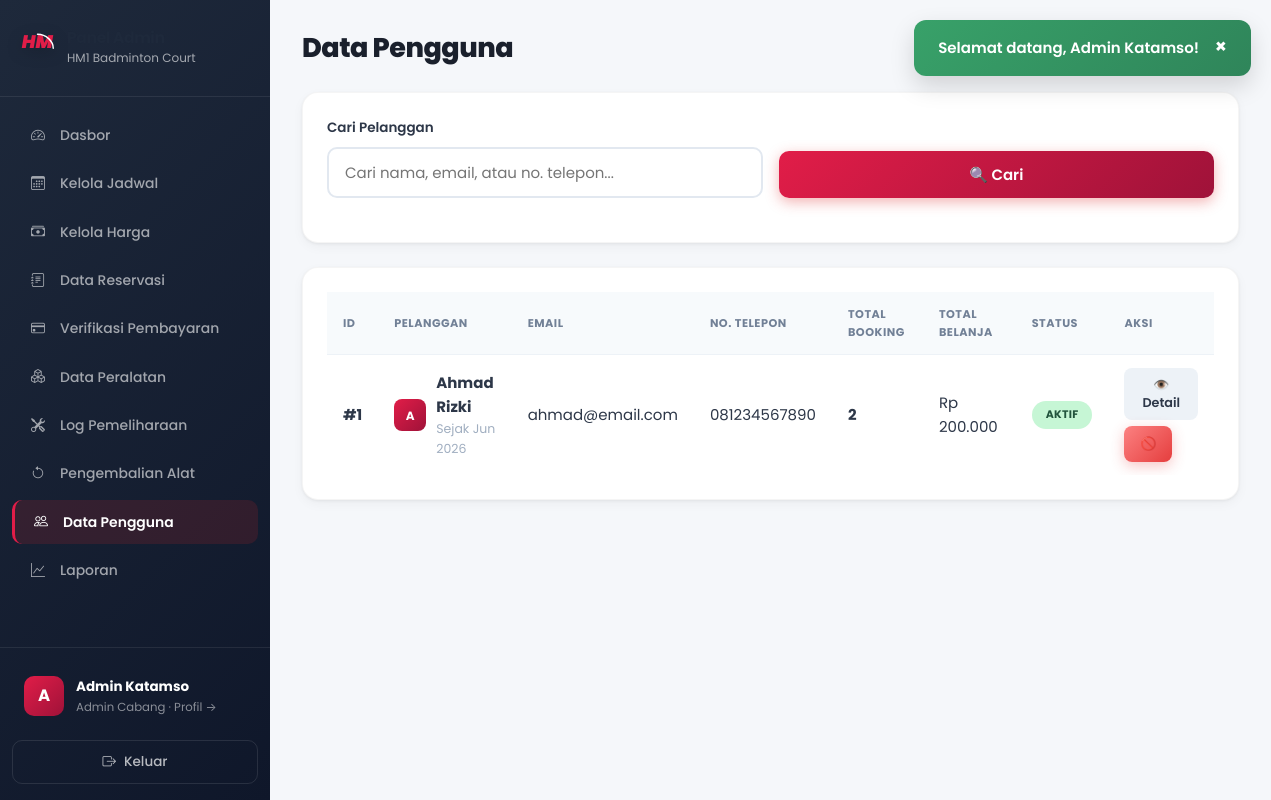
Screenshot of /admin/pengguna.php (signed in) with the database file from the repository.
### tables this page shows
CREATE TABLE IF NOT EXISTS cabang (
    id INT AUTO_INCREMENT PRIMARY KEY,
    nama VARCHAR(100) NOT NULL COMMENT 'Nama cabang',
    alamat VARCHAR(255) NOT NULL COMMENT 'Alamat lengkap cabang',
    jumlah_lapangan INT NOT NULL DEFAULT 0 COMMENT 'Jumlah lapangan di cabang',
    no_telepon VARCHAR(20) DEFAULT NULL COMMENT 'Nomor telepon cabang',
    created_at TIMESTAMP DEFAULT CURRENT_TIMESTAMP,
    
    INDEX idx_nama (nama)
);

CREATE TABLE IF NOT EXISTS users (
    id INT AUTO_INCREMENT PRIMARY KEY,
    nama VARCHAR(100) NOT NULL COMMENT 'Nama lengkap',
    email VARCHAR(100) UNIQUE NOT NULL COMMENT 'Email untuk login',
    password VARCHAR(255) NOT NULL COMMENT 'Password terenkripsi bcrypt',
    no_telepon VARCHAR(20) NOT NULL COMMENT 'Nomor WhatsApp/telepon',
    role ENUM('user', 'admin', 'owner') DEFAULT 'user' COMMENT 'user=pelanggan, admin=admin cabang, owner=pemilik',
    cabang_id INT DEFAULT NULL COMMENT 'Cabang yang dikelola (khusus admin)',
    is_active TINYINT(1) DEFAULT 1 COMMENT '1=aktif, 0=nonaktif',
    foto VARCHAR(255) DEFAULT NULL COMMENT 'Path foto profil',
    created_at TIMESTAMP DEFAULT CURRENT_TIMESTAMP COMMENT 'Tanggal registrasi',
    
    INDEX idx_email (email),
    INDEX idx_role (role)
);

### config/functions.php (called while the page is built, shortened)
<?php
function getCabangById($id) {
    $db = getDB();
    $stmt = $db->prepare("SELECT * FROM cabang WHERE id = ?");
    $stmt->execute([$id]);
    return $stmt->fetch();
}
function formatRupiah($angka) {
    return 'Rp ' . number_format($angka, 0, ',', '.');
}
function paginate($query, $params, $page = 1, $perPage = 10) {
    $db = getDB();
    $countQuery = $query;
    $countQuery = preg_replace('/\s+ORDER\s+BY\s+.+$/i', '', $countQuery);
    if (preg_match('/\bGROUP\s+BY\b/i', $countQuery)) {
        $countSql = "SELECT COUNT(*) FROM (" . $countQuery . ") as count_tbl";
    } else {
        $countSql = preg_replace('/^SELECT\s+.+?\s+FROM\s+/is', 'SELECT COUNT(*) FROM ', $countQuery);
    }
    try {
        $stmt = $db->prepare($countSql);
        $stmt->execute($params);
        $total = (int) $stmt->fetchColumn();
    } catch (PDOException $e) {
        $stmt = $db->prepare($countQuery);
        $stmt->execute($params);
        $total = $stmt->rowCount();
    }
    $perPage = (int)$perPage;
    $totalPages = max(1, ceil($total / $perPage));
    $page = max(1, min((int)$page, $totalPages));
    $offset = (int)(($page - 1) * $perPage);
    $dataSql = $query . " LIMIT $perPage OFFSET $offset";
    $stmt = $db->prepare($dataSql);
    $stmt->execute($params);
    $data = $stmt->fetchAll();
    return [
        'data' => $data,
        'total' => $total,
        'page' => $page,
        'perPage' => $perPage,
        'totalPages' => $totalPages,
        'hasNext' => $page < $totalPages,
        'hasPrev' => $page > 1
    ];
}
function getUsersByBranchPaginated($cabang_id, $search = '', $page = 1, $perPage = 10) {
    $where = ["l.cabang_id = ?", "u.role = 'user'"];
    $params = [$cabang_id];
    $sql = "SELECT DISTINCT u.*, COUNT(r.id) as total_booking, COALESCE(SUM(r.total_harga), 0) as total_spending
        FROM users u
        JOIN reservasi r ON u.id = r.user_id
        JOIN lapangan l ON r.lapangan_id = l.id
        WHERE " . implode(' AND ', $where) . "
        GROUP BY u.id
        ORDER BY u.nama";
    return paginate($sql, $params, $page, $perPage);
}
?>

### admin/pengguna.php (the view, shortened to what this page needs)
<?php
$cabang_id = getAdminCabangId();
$search = trim($_GET['search'] ?? '');
$page = max(1, (int)($_GET['page'] ?? 1));
$paginasi = getUsersByBranchPaginated($cabang_id, $search, $page, 10);
$active_page = 'pengguna';
require_once __DIR__ . '/../includes/header.php';
?>
<div class="dashboard-layout">
    <?php require_once __DIR__ . '/../includes/sidebar_admin.php'; ?>
    <main class="main-content">
        <header class="page-header">
            <h1>Data Pengguna</h1>
            <span class="badge badge-info"><?php echo $paginasi['total']; ?> pelanggan</span>
        </header>
        <div class="content-section">
            <form method="GET" action="" class="filter-form">
                <div class="form-row">
                    <div class="form-group" style="flex:3;">
                        <label>Cari Pelanggan</label>
                        <input type="text" name="search" value="<?php echo htmlspecialchars($search); ?>" placeholder="Cari nama, email, atau no. telepon...">
                    </div>
                    <div class="form-group" style="flex:1;">
                        <label>&nbsp;</label>
                        <button type="submit" class="btn btn-primary btn-full">🔍 Cari</button>
                    </div>
                </div>
            </form>
        </div>
        <div class="content-section">
            <?php if (empty($paginasi['data'])): ?>
                <div class="empty-state">
                    <span>👥</span>
                    <p><?php echo $search ? 'Tidak ditemukan pelanggan dengan kata kunci "' . htmlspecialchars($search) . '"' : 'Belum ada pelanggan'; ?></p>
                </div>
            <?php else: ?>
            <div class="table-responsive">
                <table class="data-table">
                    <thead>
                        <tr><th>ID</th><th>Pelanggan</th><th>Email</th><th>No. Telepon</th><th>Total Booking</th><th>Total Belanja</th><th>Status</th><th>Aksi</th></tr>
                    </thead>
                    <tbody>
                        <?php
                        $no = (($page - 1) * 10) + 1;
                        ?>
                        <?php foreach ($paginasi['data'] as $u): ?>
                        <tr>
                            <td><strong>#<?php echo $no++; ?></strong></td>
                            <td>
                                <div class="user-cell">
                                    <div class="user-avatar-sm"><?php echo strtoupper(substr($u['nama'], 0, 1)); ?></div>
                                    <div>
                                        <strong><?php echo $u['nama']; ?></strong>
                                        <small style="display:block;color:#a0aec0;">Sejak <?php echo date('M Y', strtotime($u['created_at'])); ?></small>
                                    </div>
                                </div>
                            </td>
                            <td><?php echo $u['email']; ?></td>
                            <td><?php echo $u['no_telepon']; ?></td>
                            <td><strong><?php echo $u['total_booking']; ?></strong></td>
                            <td><?php echo formatRupiah($u['total_spending']); ?></td>
                            <td>
                                <span class="badge <?php echo $u['is_active'] ? 'badge-confirmed' : 'badge-cancelled'; ?>">
                                    <?php echo $u['is_active'] ? 'Aktif' : 'Nonaktif'; ?>
                                </span>
                            </td>
                            <td class="action-cell">
                                <button class="btn btn-sm btn-secondary" onclick="showUserDetail(<?php echo htmlspecialchars(json_encode($u)); ?>)">👁️ Detail</button>
                                <a href="?toggle_user=<?php echo $u['id']; ?>&search=<?php echo urlencode($search); ?>&page=<?php echo $page; ?>"
                                   class="btn btn-sm <?php echo $u['is_active'] ? 'btn-danger' : 'btn-success'; ?>"
                                   onclick="return confirm('<?php echo $u['is_active'] ? 'Nonaktifkan' : 'Aktifkan'; ?> akun <?php echo $u['nama']; ?>?')">
                                    <?php echo $u['is_active'] ? '🚫' : '✅'; ?>
                                </a>
                            </td>
                        </tr>
                        <?php endforeach; ?>
                    </tbody>
                </table>
            </div>
            <?php endif; ?>
        </div>
    </main>
</div>
<?php require_once __DIR__ . '/../includes/footer.php'; ?>

### includes/sidebar_admin.php (shortened to what this page needs)
<?php
$admin_cabang = getCabangById($_SESSION['cabang_id'] ?? 0);
$admin_cabang_nama = $admin_cabang['nama'] ?? 'Admin Panel';
?>
<aside class="sidebar" id="app-sidebar">
    <div class="sidebar-brand">
        <span class="brand-icon">
            <svg width="35" height="30" viewBox="0 0 100 80" fill="none" xmlns="http://www.w3.org/2000/svg">
                <text x="5" y="55" fill="var(--primary)" font-family="'Poppins', sans-serif" font-weight="900" font-size="52" font-style="italic">HM</text>
            </svg>
        </span>
        <div>
            <h3>Panel Admin</h3>
            <small><?php echo htmlspecialchars($admin_cabang_nama); ?></small>
        </div>
    </div>
    <nav class="sidebar-nav">
        <a href="<?php echo BASE_URL; ?>admin/dashboard.php" class="nav-item <?php echo ($active_page ?? '') === 'dashboard' ? 'active' : ''; ?>">
            <span class="nav-icon"><i class="bi bi-speedometer2"></i></span><span>Dasbor</span>
        </a>
        <a href="<?php echo BASE_URL; ?>admin/jadwal.php" class="nav-item <?php echo ($active_page ?? '') === 'jadwal' ? 'active' : ''; ?>">
            <span class="nav-icon"><i class="bi bi-calendar3"></i></span><span>Kelola Jadwal</span>
        </a>
        <a href="<?php echo BASE_URL; ?>admin/harga.php" class="nav-item <?php echo ($active_page ?? '') === 'harga' ? 'active' : ''; ?>">
            <span class="nav-icon"><i class="bi bi-cash-stack"></i></span><span>Kelola Harga</span>
        </a>
        <a href="<?php echo BASE_URL; ?>admin/reservasi.php" class="nav-item <?php echo ($active_page ?? '') === 'reservasi' ? 'active' : ''; ?>">
            <span class="nav-icon"><i class="bi bi-journal-text"></i></span><span>Data Reservasi</span>
        </a>
        <a href="<?php echo BASE_URL; ?>admin/pembayaran.php" class="nav-item <?php echo ($active_page ?? '') === 'pembayaran' ? 'active' : ''; ?>">
            <span class="nav-icon"><i class="bi bi-credit-card"></i></span>
            <span>Verifikasi Pembayaran</span>
        </a>
        <a href="<?php echo BASE_URL; ?>admin/inventory.php" class="nav-item <?php echo ($active_page ?? '') === 'inventory' ? 'active' : ''; ?>">
            <span class="nav-icon"><i class="bi bi-boxes"></i></span><span>Data Peralatan</span>
        </a>
        <a href="<?php echo BASE_URL; ?>admin/maintenance.php" class="nav-item <?php echo ($active_page ?? '') === 'maintenance' ? 'active' : ''; ?>">
            <span class="nav-icon"><i class="bi bi-tools"></i></span><span>Log Pemeliharaan</span>
        </a>
        <a href="<?php echo BASE_URL; ?>admin/pengembalian.php" class="nav-item <?php echo ($active_page ?? '') === 'pengembalian' ? 'active' : ''; ?>">
            <span class="nav-icon"><i class="bi bi-arrow-counterclockwise"></i></span><span>Pengembalian Alat</span>
        </a>
        <a href="<?php echo BASE_URL; ?>admin/pengguna.php" class="nav-item <?php echo ($active_page ?? '') === 'pengguna' ? 'active' : ''; ?>">
            <span class="nav-icon"><i class="bi bi-people"></i></span><span>Data Pengguna</span>
        </a>
        <a href="<?php echo BASE_URL; ?>admin/laporan.php" class="nav-item <?php echo ($active_page ?? '') === 'laporan' ? 'active' : ''; ?>">
            <span class="nav-icon"><i class="bi bi-graph-up"></i></span><span>Laporan</span>
        </a>
    </nav>
    <div class="sidebar-footer">
        <a href="<?php echo BASE_URL; ?>admin/profil.php" class="user-profile <?php echo ($active_page ?? '') === 'profil' ? 'profile-active' : ''; ?>" style="text-decoration:none;color:inherit;">
            <div class="user-avatar"><?php echo htmlspecialchars(strtoupper(substr($_SESSION['nama'], 0, 1))); ?></div>
            <div class="user-info">
                <strong><?php echo htmlspecialchars($_SESSION['nama']); ?></strong>
                <small>Admin Cabang · Profil &rarr;</small>
            </div>
        </a>
        <a href="<?php echo BASE_URL; ?>auth/logout.php" class="btn btn-logout">
            <span><i class="bi bi-box-arrow-right"></i></span> Keluar
        </a>
    </div>
</aside>

### assets/css/design-system.css (style rules this page uses)
:root { --primary: #E11D48; --primary-dark: #BE123C; --primary-light: #FFE4E6; --primary-50: #FFF1F2; --primary-100: #FFE4E6; --primary-200: #FECDD3; --primary-500: #F43F5E; --primary-600: #E11D48; --primary-700: #BE123C; --primary-800: #9F1239; --primary-900: #881337; --secondary: #0F172A; --secondary-dark: #020617; --secondary-light: #1E293B; --secondary-50: #F8FAFC; --secondary-100: #F1F5F9; --secondary-200: #E2E8F0; --secondary-300: #CBD5E1; --secondary-400: #94A3B8; --secondary-500: #64748B; --secondary-600: #475569; --secondary-700: #334155; --secondary-800: #1E293B; --secondary-900: #0F172A; --accent: #FFB300; --accent-dark: #D97706; --accent-light: #FEF3C7; --success: #16A34A; --success-light: #DCFCE7; --success-dark: #15803D; --warning: #F59E0B; --warning-light: #FEF3C7; --warning-dark: #D97706; --danger: #DC2626; --danger-light: #FEE2E2; --danger-dark: #B91C1C; --info: #2563EB; --info-light: #DBEAFE; --info-dark: #1D4ED8; --bg-body: #F8FAFC; --bg-surface: #FFFFFF; --bg-surface-hover: #F1F5F9; --bg-muted: #F1F5F9; --bg-overlay: rgba(15, 23, 42, 0.6); --text-primary: #1E293B; --text-secondary: #64748B; --text-muted: #94A3B8; --text-inverse: #FFFFFF; --text-link: #DC2626; --border: #E2E8F0; --border-light: #F1F5F9; --border-dark: #CBD5E1; --border-focus: #DC2626; --shadow-xs: 0 1px 2px rgba(0, 0, 0, 0.05); --shadow-sm: 0 1px 3px rgba(0, 0, 0, 0.06), 0 1px 2px rgba(0, 0, 0, 0.04); --shadow-md: 0 4px 6px -1px rgba(0, 0, 0, 0.07), 0 2px 4px -2px rgba(0, 0, 0, 0.05); --shadow-lg: 0 10px 15px -3px rgba(0, 0, 0, 0.08), 0 4px 6px -4px rgba(0, 0, 0, 0.04); --shadow-xl: 0 20px 25px -5px rgba(0, 0, 0, 0.1), 0 8px 10px -6px rgba(0, 0, 0, 0.04); --shadow-2xl: 0 25px 50px -12px rgba(0, 0, 0, 0.2); --shadow-primary: 0 4px 14px rgba(220, 38, 38, 0.35); --shadow-card: 0 1px 3px rgba(0, 0, 0, 0.06), 0 4px 12px rgba(0, 0, 0, 0.04); --radius-sm: 6px; --radius-md: 10px; --radius-lg: 14px; --radius-xl: 20px; --radius-2xl: 24px; --radius-full: 9999px; --space-1: 4px; --space-2: 8px; --space-3: 12px; --space-4: 16px; --space-5: 20px; --space-6: 24px; --space-8: 32px; --space-10: 40px; --space-12: 48px; --space-16: 64px; --space-20: 80px; --font-sans: 'Poppins', 'Inter', 'Nunito Sans', 'Segoe UI', system-ui, -apple-system, sans-serif; --font-mono: 'JetBrains Mono', 'Fira Code', 'Courier New', monospace; --fw-light: 300; --fw-regular: 400; --fw-medium: 500; --fw-semibold: 600; --fw-bold: 700; --fw-extrabold: 800; --fw-black: 900; --fs-caption: 0.75rem; --fs-small: 0.8125rem; --fs-body: 0.9375rem; --fs-body-lg: 1rem; --fs-nav: 0.9rem; --fs-button: 0.9375rem; --fs-h4: 1.125rem; --fs-h3: 1.25rem; --fs-h2: 1.5rem; --fs-h1: 2rem; --fs-display: 2.5rem; --fs-display-lg: 3.5rem; --lh-tight: 1.2; --lh-snug: 1.375; --lh-normal: 1.6; --lh-relaxed: 1.75; --ls-tight: -0.5px; --ls-normal: 0; --ls-wide: 0.5px; --ls-wider: 1px; --transition-fast: 0.15s ease; --transition-base: 0.2s ease; --transition-smooth: 0.3s cubic-bezier(0.4, 0, 0.2, 1); --transition-bounce: 0.4s cubic-bezier(0.16, 1, 0.3, 1); --z-dropdown: 50; --z-sticky: 100; --z-fixed: 200; --z-overlay: 300; --z-modal: 400; --z-popover: 500; --z-toast: 600; --gradient-primary: linear-gradient(135deg, #E11D48 0%, #9F1239 100%); --gradient-secondary: linear-gradient(135deg, #1E293B 0%, #0F172A 100%); --gradient-accent: linear-gradient(135deg, #FFB300 0%, #D97706 100%); --gradient-hero: linear-gradient(135deg, #E11D48 0%, #881337 100%); --gradient-sidebar: linear-gradient(180deg, #1E293B 0%, #0F172A 100%); --gradient-success: linear-gradient(135deg, #10B981, #047857); --gradient-danger: linear-gradient(135deg, #EF4444, #C084FC); }
*, *::before, *::after { box-sizing: border-box; }
html { scroll-behavior: smooth; -webkit-text-size-adjust: 100%; }
body { font-family: var(--font-sans); font-size: var(--fs-body); font-weight: var(--fw-regular); line-height: var(--lh-normal); color: var(--text-primary); background-color: var(--bg-body); -webkit-font-smoothing: antialiased; -moz-osx-font-smoothing: grayscale; }
h1, h2, h3, h4, h5, h6 { font-family: var(--font-sans); font-weight: var(--fw-bold); line-height: var(--lh-tight); letter-spacing: var(--ls-tight); color: var(--text-primary); }
h1, .h1 { font-size: var(--fs-h1); font-weight: var(--fw-extrabold); }
h3, .h3 { font-size: var(--fs-h3); font-weight: var(--fw-bold); }

### rows the page displays
cabang: nama "HM1 Badminton Court"
users: nama "A", nama "Ahmad Rizki", created_at "Jun 2026", email "ahmad@email.com", no_telepon "081234567890", total_booking "2", total_spending "Rp 200.000", is_active "AKTIF"

### other values shown
$flash['message'] "Selamat datang, Admin Katamso!"
substr($_SESSION['nama'], 0, 1) "A"
$_SESSION['nama'] "Admin Katamso"
$paginasi['total'] "1"
